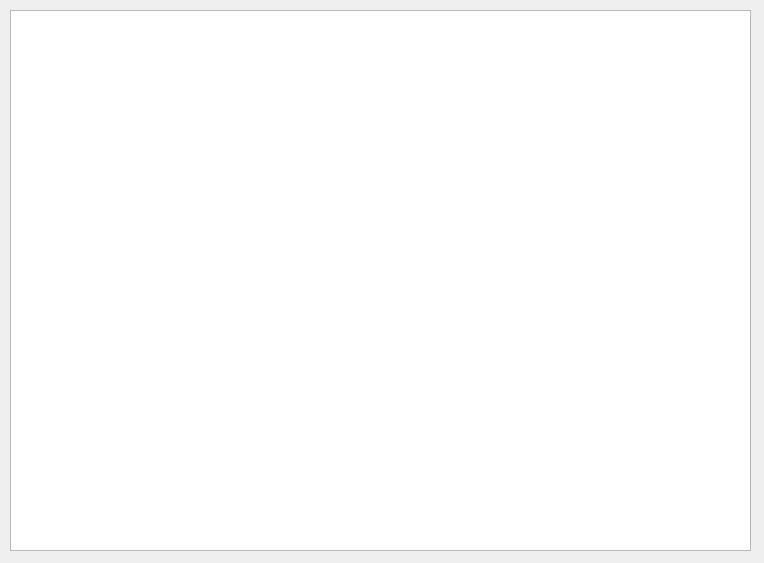
<?xml version="1.0" encoding="UTF-8"?>
<ui version="4.0">
 <class>Serv_Dlg</class>
 <widget class="QDialog" name="Serv_Dlg">
  <property name="geometry">
   <rect>
    <x>0</x>
    <y>0</y>
    <width>764</width>
    <height>563</height>
   </rect>
  </property>
  <property name="windowTitle">
   <string>Dialog</string>
  </property>
  <widget class="QTableView" name="tv_serv">
   <property name="geometry">
    <rect>
     <x>10</x>
     <y>10</y>
     <width>741</width>
     <height>541</height>
    </rect>
   </property>
  </widget>
 </widget>
 <resources/>
 <connections/>
</ui>
